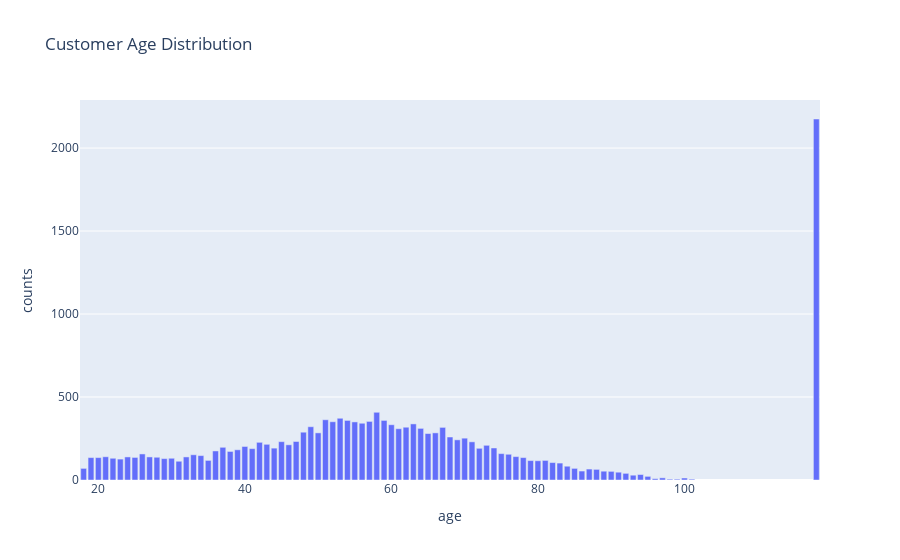

Write notebook code for a chart like this one.
### Markdown cell above
Customer Age distribution <Br>
    There are 2175 people whose age are 118, and these are the ones that miss income and gender too, so should be removed

### Code cell
fig = px.bar(df_profile.groupby('age').size().to_frame('counts').reset_index(), x='age', y='counts', 
             title="Customer Age Distribution")
fig.show()

### Figure 1 — Plotly figure (JSON) as saved in the notebook; plotly's stock layout.template omitted (floating-point values rounded to 4 significant figures)
{"data": [{"alignmentgroup": "True", "hovertemplate": "age=%{x}<br>counts=%{y}<extra></extra>", "legendgroup": "", "marker": {"color": "#636efa", "pattern": {"shape": ""}}, "name": "", "offsetgroup": "", "orientation": "v", "showlegend": false, "textposition": "auto", "type": "bar", "x": [18, 19, 20, 21, 22, 23, 24, 25, 26, 27, 28, 29, 30, 31, 32, 33, 34, 35, 36, 37, 38, 39, 40, 41, 42, 43, 44, 45, 46, 47, 48, 49, 50, 51, 52, 53, 54, 55, 56, 57, 58, 59, 60, 61, 62, 63, 64, 65, 66, 67, 68, 69, 70, 71, 72, 73, 74, 75, 76, 77, 78, 79, 80, 81, 82, 83, 84, 85, 86, 87, 88, 89, 90, 91, 92, 93, 94, 95, 96, 97, 98, 99, 100, 101, 118], "xaxis": "x", "y": [70, 135, 135, 140, 131, 126, 139, 136, 157, 139, 137, 129, 131, 113, 139, 152, 147, 118, 175, 197, 172, 182, 202, 189, 227, 215, 192, 231, 212, 232, 288, 321, 284, 363, 351, 372, 359, 350, 342, 353, 408, 359, 333, 309, 318, 338, 311, 280, 284, 317, 259, 242, 252, 230, 191, 209, 193, 159, 155, 141, 135, 117, 116, 118, 105, 102, 83, 70, 54, 66, 64, 53, 52, 47, 40, 29, 33, 22, 8, 13, 5, 5, 12, 5, 2175], "yaxis": "y"}], "layout": {"autosize": true, "barmode": "relative", "legend": {"tracegroupgap": 0}, "title": {"text": "Customer Age Distribution"}, "xaxis": {"anchor": "y", "autorange": true, "domain": [0, 1], "range": [17.5, 118.5], "title": {"text": "age"}, "type": "linear"}, "yaxis": {"anchor": "x", "autorange": true, "domain": [0, 1], "range": [0, 2289.0], "title": {"text": "counts"}, "type": "linear"}}}
